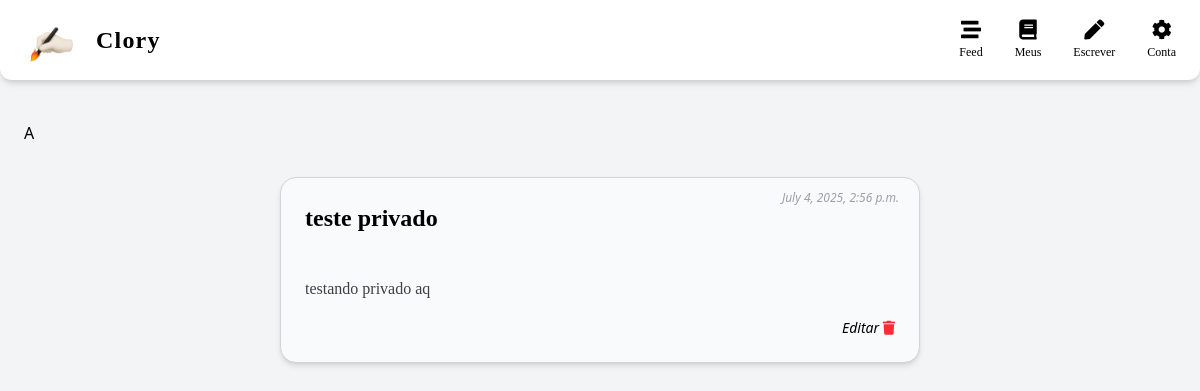
The app's page /myfeed/ (signed in), older data.
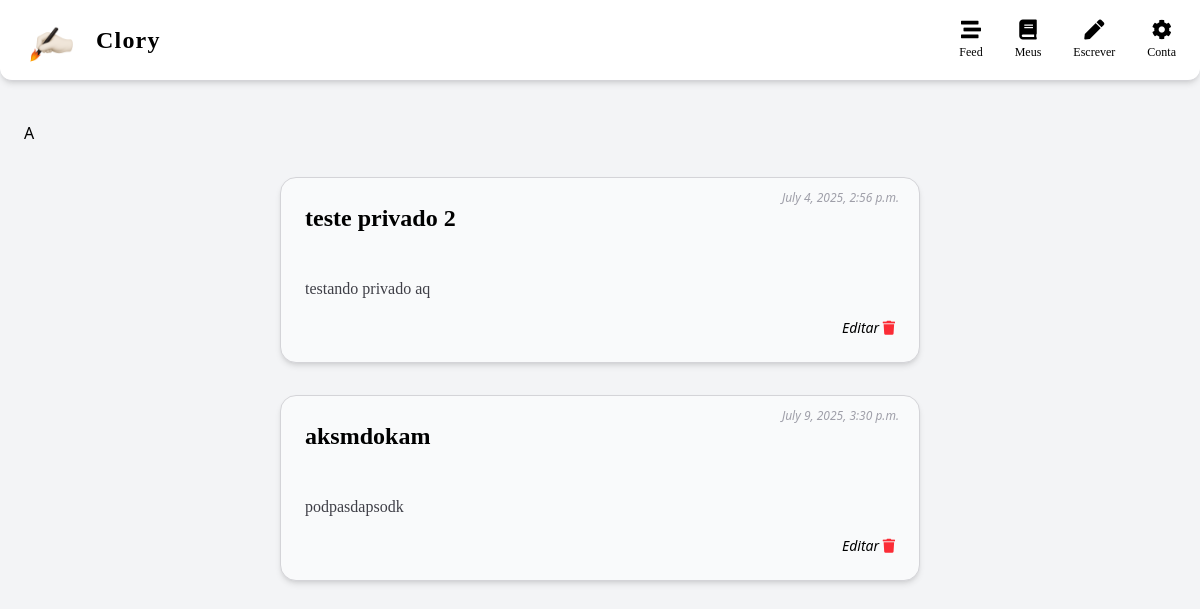
The same page, newer data.
### page/models.py (models this page shows, shortened)
class Page(models.Model):
    author = models.ForeignKey(CustomUser, null=True, on_delete=models.CASCADE)
    title = models.CharField(max_length=50)
    content = models.TextField(max_length=900)
    publication_date = models.DateTimeField(auto_now_add=True)
    public_access = models.BooleanField(default=False)
    public_access_date = models.DateField(blank=True, null=True)

### page/views.py (the view)
# urls.py: path('myfeed/', user_post, name='user_post'),
def user_post(request):
    if request.user.is_authenticated:
        posts = Page.objects.filter(author=request.user)
    else:
        return redirect('login')
    return render(request, 'page/user_posts.html', {'posts': posts})

### page/templates/page/user_posts.html
{% extends "theme/base.html" %}
{% load static tailwind_tags %}
{% block content %}
<div class="max-w-2xl mx-auto px-4 py-8 space-y-8">
  {% for page in posts %}
  <div class="bg-gray-50 border border-zinc-300 rounded-2xl shadow-md p-6 space-y-4 relative">
    <div class="absolute top-3 right-5 text-xs text-zinc-400 italic">
      {{ page.publication_date }}
    </div>
    <h2 class="text-2xl font-serif font-bold text-black">
      {{ page.title }}
    </h2>
    <p class="text-base text-zinc-700 leading-relaxed whitespace-pre-line font-[Georgia]">
      {{ page.content }}
    </p>
      <div class="text-right text-sm italic mt-4">
        <a href="{% url 'post_edit' page.id %}" name="edit_button">Editar</a>
        <a href="{% url 'user_post' %}">
          <i class="fas fa-trash text-red-500"></i>
        </a>
    </div>
  </div>
  {% endfor %}
</div>
{% endblock content %}

Row changes from the older to the newer data that the page shows:
changed Page "testando privado aq": title "teste privado" → "teste privado 2"
added Page: publication_date "July 9, 2025, 3:30 p.m.", title "aksmdokam", content "podpasdapsodk"
